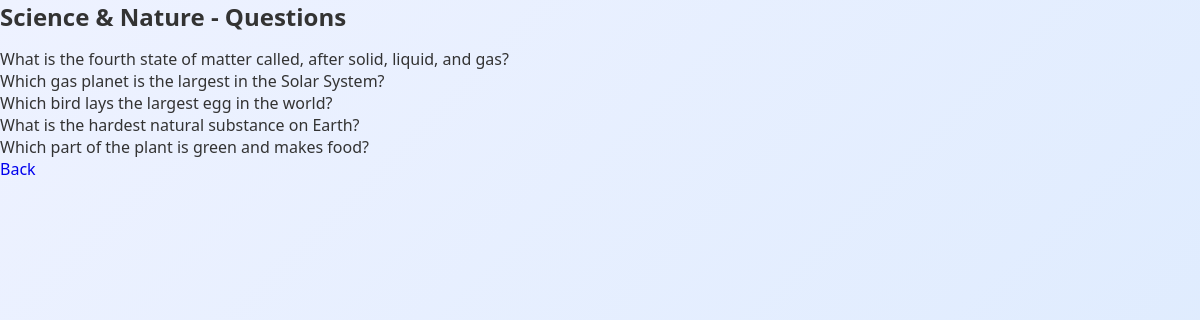
The page /view_quiz/2 (signed in) on the database its author committed.
### models.py (models this page shows, shortened)
class Quiz(db.Model):
    __tablename__ = "quiz"
    id = db.Column(db.Integer, primary_key=True)
    title = db.Column(db.String(200), nullable=False)
    duration = db.Column(db.Integer, nullable=False)
    created_at = db.Column(
        db.DateTime,
        default=datetime.utcnow,
        nullable=False
    )
    creator_id = db.Column(
        db.Integer,
        db.ForeignKey("user.id", ondelete="CASCADE"),
        nullable=False
    )
    questions = db.relationship(
        "Question",
        backref="quiz",
        lazy=True,
        cascade="all, delete-orphan"
    )
    scores = db.relationship(
        "Score",
        backref="quiz",
        lazy=True,
        cascade="all, delete"
    )

class Question(db.Model):
    __tablename__ = "question"
    id = db.Column(db.Integer, primary_key=True)
    question = db.Column(db.String(500), nullable=False)
    option1 = db.Column(db.String(200), nullable=False)
    option2 = db.Column(db.String(200), nullable=False)
    option3 = db.Column(db.String(200), nullable=False)
    option4 = db.Column(db.String(200), nullable=False)
    answer = db.Column(db.String(200), nullable=False)
    quiz_id = db.Column(
        db.Integer,
        db.ForeignKey("quiz.id", ondelete="CASCADE"),
        nullable=False
    )

### app.py (the view)
@app.route("/view_quiz/<int:quiz_id>")
@login_required
def view_quiz(quiz_id):
    if current_user.role != "host":
        return redirect(url_for("login"))
    quiz = Quiz.query.get_or_404(quiz_id)
    return render_template(
        "view_quiz.html",
        quiz=quiz
    )

### app.py (called while the page is built)
@login_manager.user_loader
def load_user(user_id):
    return User.query.get(int(user_id))

### templates/view_quiz.html
{% extends "layout.html" %}
{% block content %}
<h2>{{ quiz.title }} - Questions</h2>
{% if quiz.questions %}
    <ul>
        {% for question in quiz.questions %}
            <li>{{ question.question }}</li>
        {% endfor %}
    </ul>
{% else %}
    <p>No questions added yet.</p>
{% endif %}
<a href="{{ url_for('dashboard_host') }}">Back</a>
{% endblock %}

### static/css/style.css (style rules this page uses)
* { margin: 0; padding: 0; box-sizing: border-box; font-family: 'Segoe UI', sans-serif; }
body { background: linear-gradient(135deg, #1e3c72, #2a5298); min-height: 100vh; color: #333; }
h1, h2, h3 { margin-bottom: 15px; }
a { text-decoration: none; }
body { margin: 0; font-family: 'Segoe UI', sans-serif; background: linear-gradient(135deg, #667eea, #764ba2); min-height: 100vh; }
body { background: linear-gradient(135deg, #eef2ff, #dbeafe); font-family: 'Segoe UI', sans-serif; }

### rows shown on the page
Quiz: title "Science & Nature"
Question: question "What is the fourth state of matter called, after solid, liquid, and gas?"
Question: question "Which gas planet is the largest in the Solar System?"
Question: question "Which bird lays the largest egg in the world?"
Question: question "What is the hardest natural substance on Earth?"
Question: question "Which part of the plant is green and makes food?"
